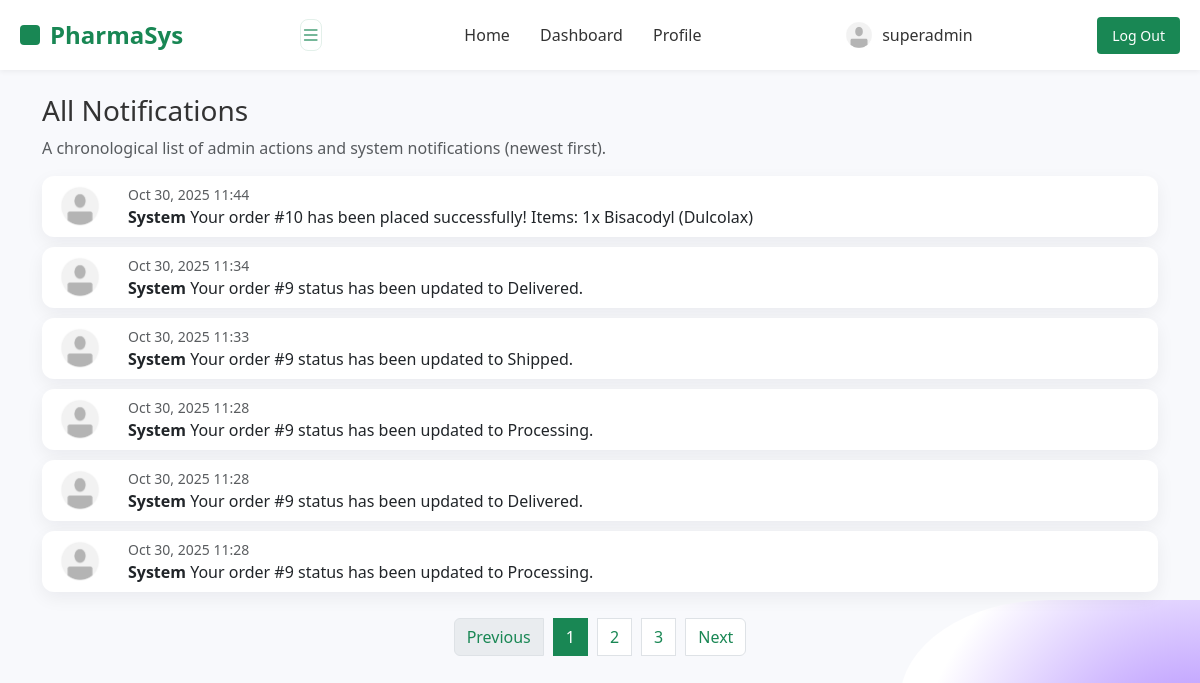
Page /pages/notification.php (signed in) on the committed database.
### tables this page shows
CREATE TABLE `notifications` (
  `id` int(11) NOT NULL,
  `user_id` int(11) NOT NULL,
  `message` text NOT NULL,
  `action` varchar(50) DEFAULT NULL,
  `product_id` int(11) DEFAULT NULL,
  `product_name` varchar(255) DEFAULT NULL,
  `actor_username` varchar(255) DEFAULT NULL,
  `created_at` datetime DEFAULT current_timestamp(),
  `is_read` tinyint(1) DEFAULT 0
);

### pages/notification.php (the view, shortened to what this page needs)
<?php
function read_admin_notifications_paged($offset = 0, $limit = 20, &$totalOut = 0) {
  $out = [];
  global $conn;
  if (isset($conn) && $conn) {
    try {
      $cstmt = mysqli_prepare($conn, "SELECT COUNT(*) AS total FROM notifications");
      if ($cstmt) {
        mysqli_stmt_execute($cstmt);
        $cres = mysqli_stmt_get_result($cstmt);
        if ($cres && ($crow = mysqli_fetch_assoc($cres))) $totalOut = (int)$crow['total'];
      }
      $stmt = mysqli_prepare($conn, "SELECT n.id, n.user_id, n.message, n.action, n.product_id, n.product_name, COALESCE(n.actor_username, a.username) AS actor_username, a.profile_image AS actor_profile, n.created_at FROM notifications n LEFT JOIN admin a ON n.user_id = a.admin_id ORDER BY n.created_at DESC LIMIT ?, ?");
      if ($stmt) {
        mysqli_stmt_bind_param($stmt, "ii", $offset, $limit);
        mysqli_stmt_execute($stmt);
        $res = mysqli_stmt_get_result($stmt);
        if ($res) {
          while ($r = mysqli_fetch_assoc($res)) $out[] = $r;
        }
      }
      return $out;
    } catch (Exception $e) {
    }
  }
  return $out;
}
$page = max(1, (int)($_GET['page'] ?? 1));
$perPage = 6;
$offset = ($page - 1) * $perPage;
$total = 0;
$notes = read_admin_notifications_paged($offset, $perPage, $total);
?><!DOCTYPE html>
<html lang="en">
<head>
  <link href="https://cdn.jsdelivr.net/npm/bootstrap@5.3.2/dist/css/bootstrap.min.css" rel="stylesheet">
  <link rel="stylesheet" href="../assets/css/design.css">
  <link rel="stylesheet" href="https://cdn.jsdelivr.net/npm/bootstrap-icons@1.10.5/font/bootstrap-icons.css">
</head>
<body>
  <?php include __DIR__ . '/../func/header.php'; ?>
  <div class="container my-4">
    <h3>All Notifications</h3>
    <p class="text-muted">A chronological list of admin actions and system notifications (newest first).</p>
    <div class="list-group recent-notifications notifications-list mb-3">
      <?php
        if (empty($notes)) {
          echo '<div class="list-group-item">No notifications yet.</div>';
        } else {
          foreach ($notes as $n) {
            $tsRaw = $n['created_at'] ?? ($n['ts'] ?? '');
            $ts = '';
            try { if ($tsRaw) $ts = (new DateTime($tsRaw))->format('M j, Y H:i'); } catch(Exception $e) { $ts = htmlspecialchars($tsRaw); }
            $adminN = htmlspecialchars($n['actor_username'] ?? $n['admin_username'] ?? 'System');
            $action = htmlspecialchars($n['action'] ?? ($n['message'] ?? ''));
            $profile_url = '../assets/image/default.jpg';
            echo '<div class="list-group-item d-flex align-items-start gap-3">';
            echo '<div style="flex:0 0 auto"><img src="' . htmlspecialchars($profile_url) . '" style="width:44px;height:44px;border-radius:50%;object-fit:cover;margin-right:10px;"></div>';
            echo '<div style="flex:1 1 auto">';
            echo '<div class="small text-muted">' . htmlspecialchars($ts) . '</div>';
            echo '<div><strong>' . $adminN . '</strong> ' . $action;
            echo '</div>';
            echo '</div>';
            echo '</div>';
          }
        }
      ?>
    </div>
    <?php
      $total = max(0, (int)$total);
      $totalPages = max(1, (int)ceil($total / $perPage));
      $prev = $page > 1 ? $page - 1 : null;
      $next = $page < $totalPages ? $page + 1 : null;
    ?>
    <nav aria-label="Notifications pagination">
      <ul class="pagination justify-content-center">
        <li class="page-item <?= $prev ? '' : 'disabled' ?>"><a class="page-link" href="<?= $prev ? ('notification.php?page=' . $prev) : '#' ?>">Previous</a></li>
        <?php for ($p = 1; $p <= $totalPages; $p++): ?>
          <li class="page-item <?= $p === $page ? 'active' : '' ?>"><a class="page-link" href="notification.php?page=<?= $p ?>"><?= $p ?></a></li>
        <?php endfor; ?>
        <li class="page-item <?= $next ? '' : 'disabled' ?>"><a class="page-link" href="<?= $next ? ('notification.php?page=' . $next) : '#' ?>">Next</a></li>
      </ul>
    </nav>
  </div>
</body>
</html>

### assets/css/design.css (style rules this page uses)
* { margin: 0; padding: 0; box-sizing: border-box; font-family: 'Segoe UI', Tahoma, Geneva, Verdana, sans-serif; }
html { scroll-behavior: smooth; }
body { background: #f8f9fc; color: #333; min-height: 100vh; position: relative; overflow-x: hidden; }
nav a { margin: 0 10px; color: #555; text-decoration: none; font-weight: 500; }
body::after { content: ''; position: absolute; bottom: 0; right: 0; width: 300px; height: 200px; background: radial-gradient(circle at bottom right, #9f70ff 0%, #ffffff 80%); border-top-left-radius: 50% 50%; z-index: -1; }

### pages/notification.php (style rules this page uses)
html, body { height: 100%; overflow: hidden !important; }
.notifications-list { max-height: none; overflow: visible; }
.recent-notifications .list-group-item { border-radius: 12px; margin-bottom: 10px; border: none; background: #fff; box-shadow: 0 6px 18px rgba(20,20,30,0.06); }

### func/header.php (style rules this page uses)
.site-admin-mode .pagination .page-item.active .page-link, .site-admin-mode .pagination .page-link.active { background-color: #198754 !important; border-color: #198754 !important; color: #fff !important; }
.site-admin-mode .page-link { color: #198754 !important; }

### rows in the picture
notifications: created_at "Oct 30, 2025 11:44", adminN "System", message "Your order #10 has been placed successfully! Items: 1x Bisacodyl (Dulcolax)"
notifications: created_at "Oct 30, 2025 11:34", adminN "System", message "Your order #9 status has been updated to Delivered."
notifications: created_at "Oct 30, 2025 11:33", adminN "System", message "Your order #9 status has been updated to Shipped."
notifications: created_at "Oct 30, 2025 11:28", adminN "System", message "Your order #9 status has been updated to Processing."
notifications: created_at "Oct 30, 2025 11:28", adminN "System", message "Your order #9 status has been updated to Delivered."
notifications: created_at "Oct 30, 2025 11:28", adminN "System", message "Your order #9 status has been updated to Processing."

### other values in the picture
$_SESSION['username'] "superadmin"
